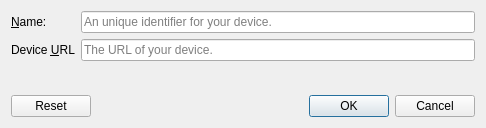
<?xml version="1.0" encoding="UTF-8"?>
<ui version="4.0">
 <class>ConfigureTarget</class>
 <widget class="QDialog" name="ConfigureTarget">
  <property name="windowModality">
   <enum>Qt::ApplicationModal</enum>
  </property>
  <property name="geometry">
   <rect>
    <x>0</x>
    <y>0</y>
    <width>486</width>
    <height>128</height>
   </rect>
  </property>
  <property name="windowTitle">
   <string>Hemera Target</string>
  </property>
  <property name="windowIcon">
   <iconset resource="../images/images.qrc">
    <normaloff>:/icons/hemera.png</normaloff>:/icons/hemera.png</iconset>
  </property>
  <property name="modal">
   <bool>true</bool>
  </property>
  <layout class="QVBoxLayout" name="verticalLayout">
   <item>
    <layout class="QFormLayout" name="formLayout">
     <item row="0" column="0">
      <widget class="QLabel" name="label_2">
       <property name="text">
        <string>&amp;Name:</string>
       </property>
       <property name="buddy">
        <cstring>targetNameLineEdit</cstring>
       </property>
      </widget>
     </item>
     <item row="0" column="1">
      <widget class="QLineEdit" name="targetNameLineEdit">
       <property name="placeholderText">
        <string>An unique identifier for your device.</string>
       </property>
      </widget>
     </item>
     <item row="1" column="0">
      <widget class="QLabel" name="label_5">
       <property name="text">
        <string>Device &amp;URL</string>
       </property>
       <property name="buddy">
        <cstring>deviceUrlLineEdit</cstring>
       </property>
      </widget>
     </item>
     <item row="1" column="1">
      <widget class="QLineEdit" name="deviceUrlLineEdit">
       <property name="placeholderText">
        <string>The URL of your device.</string>
       </property>
      </widget>
     </item>
    </layout>
   </item>
   <item>
    <widget class="QDialogButtonBox" name="actionButtonsBox">
     <property name="orientation">
      <enum>Qt::Horizontal</enum>
     </property>
     <property name="standardButtons">
      <set>QDialogButtonBox::Cancel|QDialogButtonBox::Ok|QDialogButtonBox::Reset</set>
     </property>
    </widget>
   </item>
  </layout>
 </widget>
 <resources>
  <include location="../images/images.qrc"/>
 </resources>
 <connections/>
</ui>
